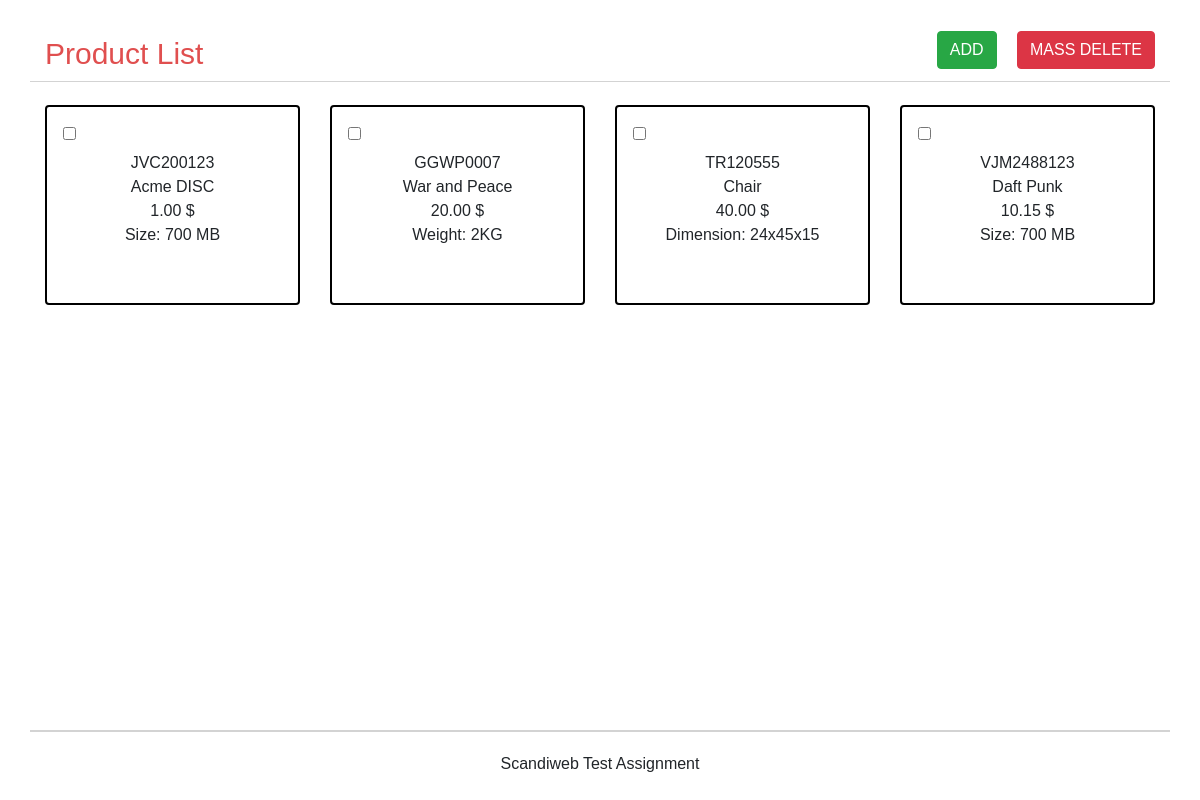
The page / on the database its author committed.
### tables this page shows
CREATE TABLE IF NOT EXISTS `productlist` (
  `id` int(11) NOT NULL,
  `sku` varchar(30) NOT NULL,
  `name` varchar(30) NOT NULL,
  `price` decimal(10,2) NOT NULL,
  `productType` varchar(11) DEFAULT NULL,
  `size` int(11) DEFAULT NULL,
  `weight` int(11) DEFAULT NULL,
  `height` int(11) DEFAULT NULL,
  `width` int(11) DEFAULT NULL,
  `length` int(11) DEFAULT NULL
);

### src/Database/Database.php (called while the page is built, shortened)
<?php
class Database
{
    private $db;
    private $dbHost = "localhost";
    private $dbUsername = "id20198149_root";
    private $dbPassword = "W=2mfLHo#F94u^]+";
    private $dbName = "id20198149_scandiweb";
    private $tblName = "productlist";
    protected function __construct()
    {
        if (!isset($this->db)) {
            try {
                $conn = new PDO("mysql:host=" . $this->dbHost . ";dbname=" . $this->dbName, $this->dbUsername, $this->dbPassword);
                $conn -> setAttribute(PDO::ATTR_ERRMODE, PDO::ERRMODE_EXCEPTION);
                $this->db = $conn;
            } catch (PDOException $e) {
                die("Failed to connect with MySQL: " . $e->getMessage());
            }
        }
    }
    protected function fetchProductsArr()
    {
        $stmt = "SELECT * FROM " . $this->tblName;
        $result = $this->db->query($stmt);
        $productsArr = $result->fetchAll(PDO::FETCH_ASSOC);
        return $productsArr;
    }
}

### src/Database/ProductsRepo.php (called while the page is built, shortened)
<?php
class ProductsRepo extends Database
{
    private $products = [];
    public function __construct()
    {
        $this->updateRepository();
    }
    public function getProducts()
    {
        return $this->products;
    }
    private function updateRepository()
    {
        $productsArr = parent::fetchProductsArr();
        foreach ($productsArr as $productData) {
            $productObj = new $class($productData);
            array_push($this->products, $productObj);
        }
    }
}

### components/productList.php (called while the page is built, shortened)
<?php
$productsRepo = new ProductsRepo();
$products = $productsRepo->getProducts();

### src/Models/Product.php (called while the page is built, shortened)
<?php
abstract class Product
{
    private $id;
    private $sku;
    private $name;
    private $price;
    public function __construct($productData)
    {
        $id = $productData['id'] ?? '';
        $sku = $productData['sku'];
        $name = $productData['name'];
        $price = $productData['price'];
    }
    public function setId($id)
    {
        $this->id = $id;
    }
    public function setSku($sku)
    {
        $this->sku = $sku;
    }
    public function setName($name)
    {
        $this->name = $name;
    }
    public function setPrice($price)
    {
        $this->price = $price;
    }
    public function getId()
    {
        return $this->id;
    }
    public function getSku()
    {
        return $this->sku;
    }
    public function getName()
    {
        return $this->name;
    }
    public function getPrice()
    {
        return $this->price;
    }
}

### src/Models/DVD.php (called while the page is built, shortened)
<?php
class DVD extends Product
{
    private $size;
    private $specAttrs;
    public function __construct($productData)
    {
        $size = $productData['size'];
    }
    public function setSize($size)
    {
        $this->size = $size;
    }
    public function setSpecAttrs()
    {
        $this->specAttrs = "Size: " . $this->size . ' MB';
    }
    public function getSpecAttrs()
    {
        return $this->specAttrs;
    }
}

### src/Models/Book.php (called while the page is built, shortened)
<?php
class Book extends Product
{
    private $weight;
    private $specAttrs;
    public function __construct($productData)
    {
        $weight = $productData['weight'];
    }
    public function setWeight($weight)
    {
        $this->weight = $weight;
    }
    public function getSpecAttrs()
    {
        return $this->specAttrs;
    }
    public function setSpecAttrs()
    {
        $this->specAttrs = "Weight: " . $this->weight . 'KG';
    }
}

### src/Models/Furniture.php (called while the page is built, shortened)
<?php
class Furniture extends Product
{
    private $height;
    private $width;
    private $length;
    private $specAttrs;
    public function __construct($productData)
    {
        $height = $productData['height'];
        $width = $productData['width'];
        $length = $productData['length'];
    }
    public function setHeight($height)
    {
        $this->height = $height;
    }
    public function setWidth($width)
    {
        $this->width = $width;
    }
    public function setLength($length)
    {
        $this->length = $length;
    }
    public function getSpecAttrs()
    {
        return $this->specAttrs;
    }
    public function setSpecAttrs()
    {
        $this->specAttrs = "Dimension: " . $this->height . 'x' . $this->width . 'x' . $this->length;
    }
}

### index.php (the view, shortened to what this page needs)
<?php
    include 'components/productList.php';
    include 'components/header.php';
?>
<nav class="container ">
    <div class="row mt-3">
        <div id="title" class="col">Product List</div>
        <div class="col-md-auto">
            <a class="btn btn-success mr-3" href="/add-product">ADD</a>
            <button id='delete-product-btn' class="btn btn-danger" type="submit" form="form1" name="mass-delete">MASS DELETE</button>
        </div>
    </div>
</nav>
<main class="container">
    <form action="<?php echo htmlspecialchars($_SERVER["PHP_SELF"]) ?>" method="POST" id="form1">
    <div id="list">
        <div class="container-fluid container-list">
            <div class="row">
                <?php foreach ($products as $product) : ?>
                    <div class="col-3 mb-3">
                        <div class="item rounded pt-3">
                            <input class='delete-checkbox ml-3' type="checkbox" name="delete[]" value="<?= $product->getId() ?>">
                            <div class="text-center pt-1">
                                <?= $product->getSku() ?>
                                <br>
                                <?= $product->getName() ?>
                                <br>
                                <?= $product->getPrice() . " $"?>
                                <br>
                                <?= $product->getSpecAttrs() ?>
                            </div>
                        </div>
                    </div>
                <?php endforeach; ?>
            </div>
    </form>
</main>
<?php include 'components/footer.php'?>

### components/header.php (shortened to what this page needs)
<!DOCTYPE html>
<html lang="en">
<head>
    <link rel="stylesheet" href="https://stackpath.bootstrapcdn.com/bootstrap/4.3.1/css/bootstrap.min.css"
>
    <link rel="stylesheet" href="css/styles.css?version=1">
</head>
<body>

### components/footer.php
    <footer class="container">
        Scandiweb Test Assignment
    </footer>
</body>
</html>

### css/styles.css (style rules this page uses)
* { font-family: sans-serif; }
.container-list { counter-reset: list; }
.container-list > .row { position: relative; }
.container-list > .row:before { counter-increment: list; display: block; position: absolute; right: 100%; }
.container-list .item { border: 2px solid black; margin-bottom: 20px; width: 100%; height: 200px; }
#list { margin-top: 15px; }
nav { position: fixed; top: 0; left:0; right:0; border-bottom: 1px solid lightgrey; padding-bottom: 5px; padding-top: 15px; padding-left: 15px; padding-right: 15px; background-color: white; z-index: 1; }
main.container { padding-left: 0; padding-right: 0; }
main { margin-top: 90px; overflow: hidden; margin-bottom: 70px; }
#title { font-family: sans-serif; color: #e04f4f; font-size: 30px; }
footer { position: fixed; left:0; right:0; text-align: center; padding: 20px 0; height: 70px; bottom: 0; background-color: white; border-top: 2px solid lightgrey; }

### rows shown on the page
productlist: sku "JVC200123", name "Acme DISC", price "1.00", size "Size: 700 MB"
productlist: sku "GGWP0007", name "War and Peace", price "20.00", weight "Weight: 2KG"
productlist: sku "TR120555", name "Chair", price "40.00", SpecAttrs "Dimension: 24x45x15"
productlist: sku "VJM2488123", name "Daft Punk", price "10.15", size "Size: 700 MB"
